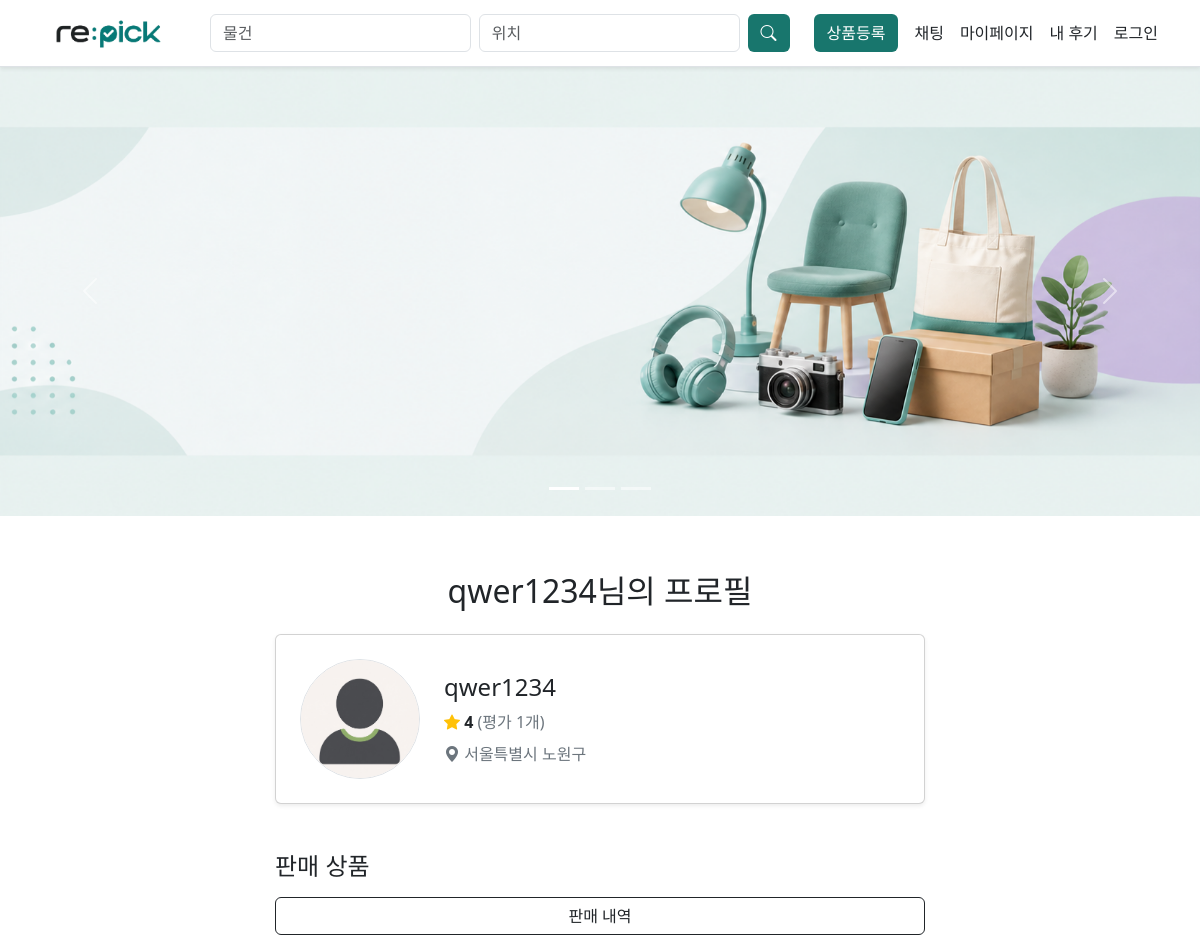
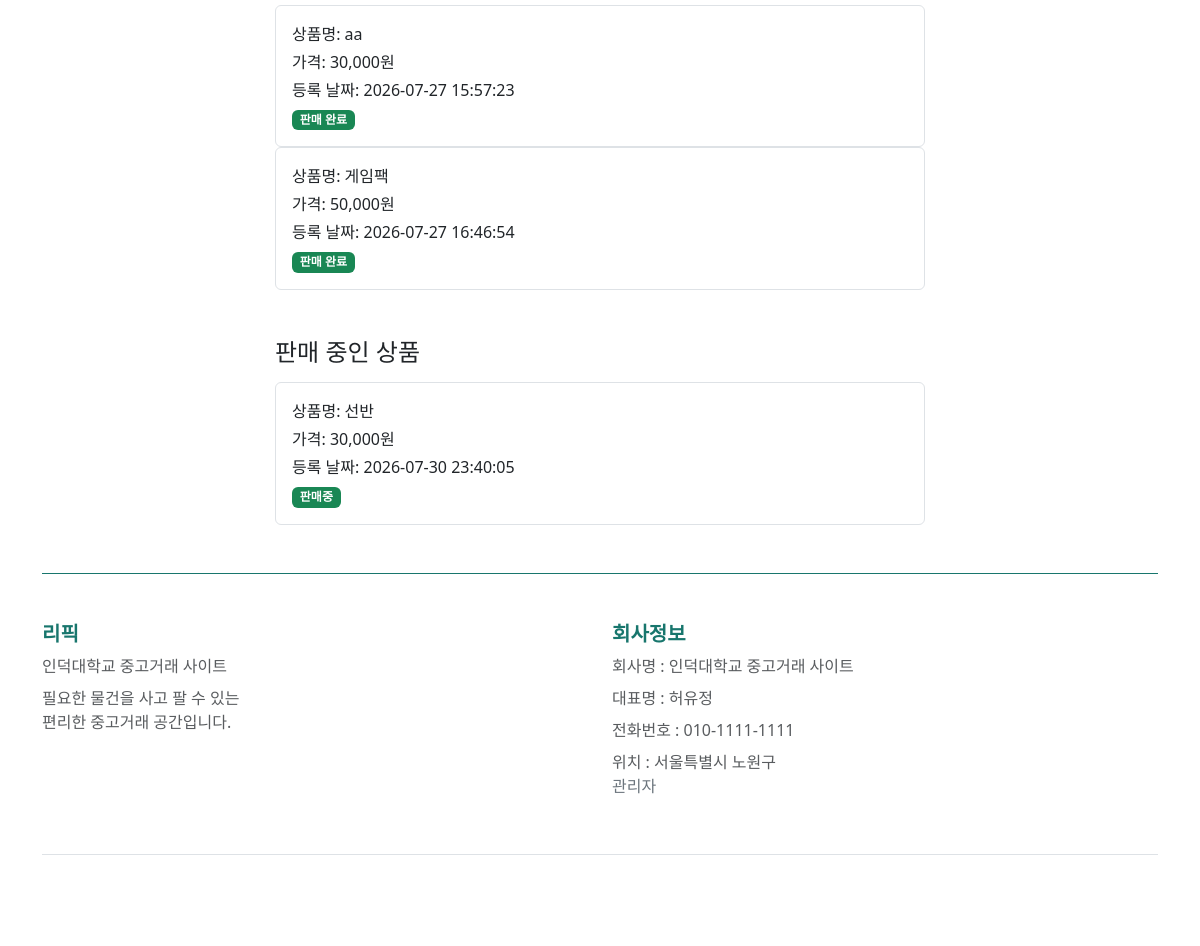
Page /member_profile.php?id=6 on the committed database (2 pictures, top to bottom).
### tables this page shows
CREATE TABLE `member` (
  `member_id` int(11) NOT NULL,
  `password` varchar(255) DEFAULT NULL,
  `tel` varchar(15) NOT NULL,
  `rating` double DEFAULT NULL,
  `bank_name` varchar(10) NOT NULL,
  `id` varchar(20) NOT NULL,
  `bank_num` varchar(20) NOT NULL,
  `name` varchar(20) DEFAULT NULL,
  `birthday` date DEFAULT NULL,
  `email` varchar(30) DEFAULT NULL,
  `juso1` varchar(20) DEFAULT NULL,
  `juso2` varchar(20) DEFAULT NULL,
  `juso3` varchar(255) DEFAULT NULL,
  `image` varchar(255) DEFAULT NULL,
  `status` tinyint(4) DEFAULT NULL
);

CREATE TABLE `product` (
  `product_id` int(11) NOT NULL,
  `member_id` int(11) NOT NULL,
  `image` varchar(255) NOT NULL,
  `price` int(11) NOT NULL,
  `memo` text NOT NULL,
  `category` tinyint(4) NOT NULL,
  `view` int(11) NOT NULL DEFAULT 0,
  `reg_date` datetime NOT NULL,
  `state` tinyint(4) NOT NULL,
  `juso1` varchar(20) DEFAULT NULL,
  `juso2` varchar(20) DEFAULT NULL,
  `juso3` varchar(255) DEFAULT NULL,
  `name` varchar(255) DEFAULT NULL
);

### member_profile.php (the view, shortened to what this page needs)
<?php
    include "main_top.php";
    include "common.php";
    $member_id = $_GET["id"];
    $sql = "select image, rating, juso1, juso2, juso3, id from member where member_id = $member_id";
    $result = mysqli_query($db, $sql);
    $row = mysqli_fetch_assoc($result);
    $image = $row["image"] ?: "default_profile.jpg";
    $rating = $row["rating"] ?: 0;
    $sql = "select count(*) as rating_count from rating where to_member_id = $member_id";
    $result = mysqli_query($db, $sql);
    $row1 = mysqli_fetch_assoc($result);
    $count = $row1["rating_count"];
?>
    <main class="container py-5">
        <h2 class="text-center mb-4">
            <?php echo $row["id"];?>님의 프로필
        </h2>
        <section class="card mx-auto shadow-sm" style="max-width: 650px;">
            <div class="card-body p-4">
                <div class="row align-items-center g-4">
                    <div class="col-12 col-md-auto text-center">
                        <img src="images/<?php echo $image;?>" alt="프로필 사진"
                            class="rounded-circle object-fit-cover border" style="width: 120px; height: 120px;">
                    </div>
                    <div class="col text-center text-md-start">
                        <h4 class="mb-2"><?php echo $row["id"];?></h4>
                        <div class="mb-2" aria-label="평점">
                            <i class="bi bi-star-fill text-warning"></i>
                            <strong id="rating_score"><?php echo $rating;?></strong>
                            <span class="text-secondary">(평가 <?php echo $count;?>개)</span>
                        </div>
                        <p class="text-secondary mb-0">
                            <i class="bi bi-geo-alt-fill"></i>
                            <?php echo $row["juso1"]." ".$row["juso2"];?>
                        </p>
                    </div>
                </div>
            </div>
        </section>
        <div class="mt-5 mx-auto" style="max-width: 650px;">
            <h4 class="mb-3">판매 상품</h4>
            <div class="d-flex gap-2 mb-3">
                <a class="btn btn-outline-dark flex-fill">
                    판매 내역
                </a>
            </div>
            <?php
                $sql = "select * from product where member_id = $member_id and state = 2";
                $result = mysqli_query($db, $sql);
                while($row = mysqli_fetch_assoc($result)) {
            ?>
            <div class="border rounded p-3">
                <p class="mb-1">상품명: <?php echo $row["name"];?></p>
                <p class="mb-1">가격: <?php echo number_format($row["price"]);?>원</p>
                <p class="mb-1">등록 날짜: <?php echo $row["reg_date"];?></p>
                <span class="badge text-bg-success">
                    판매 완료
                </span>
            </div>
            <?php } ?>
        </div>
        <section class="mt-5 mx-auto" style="max-width: 650px;">
            <h4 class="mb-3">판매 중인 상품</h4>
        <?php
                $sql = "select * from product where member_id = $member_id and state != 2";
                $result = mysqli_query($db, $sql);
                while($row = mysqli_fetch_assoc($result)) {
                    if($row["state"] == 0) $tmp = "판매중";
                    else $tmp = "예약됨";
            ?>
            <div class="border rounded p-3">
                <p class="mb-1">상품명: <?php echo $row["name"];?></p>
                <p class="mb-1">가격: <?php echo number_format($row["price"]);?>원</p>
                <p class="mb-1">등록 날짜: <?php echo $row["reg_date"];?></p>
                <span class="badge text-bg-success">
                    <?php echo $tmp; ?>
                </span>
            </div>
            <?php }
            ?>
        </section>
    </main>
<?php
    include "main_bottom.php";
?>

### main_top.php (style rules this page uses)
body { padding-top: 50px; }
body { padding-bottom: 50px; }

### rows in the picture
member: id "qwer1234", rating "4", juso1 "서울특별시", juso2 "노원구"
product: name "aa", price "30,000", reg_date "2026-07-27 15:57:23"
product: name "게임팩", price "50,000", reg_date "2026-07-27 16:46:54"
product: name "선반", price "30,000", reg_date "2026-07-30 23:40:05", state "판매중"

### other values in the picture
$count "1"
